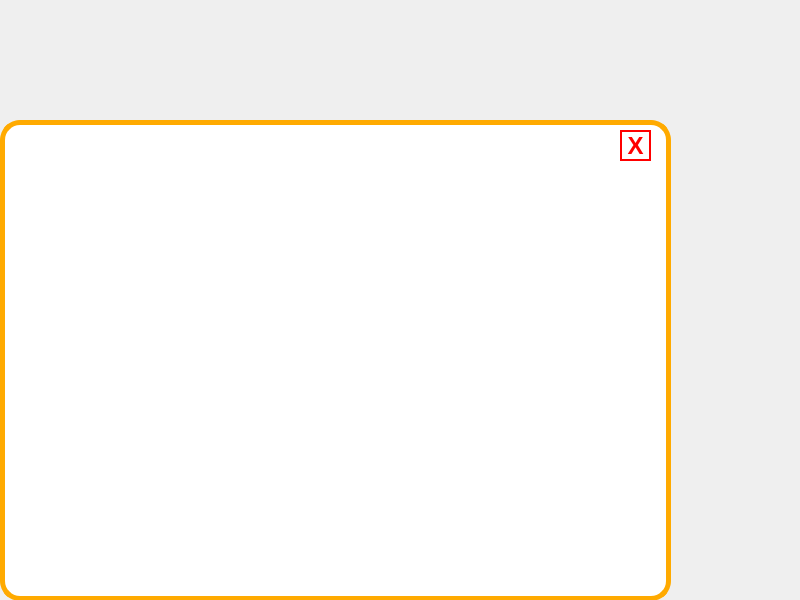
<?xml version="1.0" encoding="UTF-8"?>
<ui version="4.0">
 <class>GiaiBaiTap</class>
 <widget class="QDialog" name="GiaiBaiTap">
  <property name="geometry">
   <rect>
    <x>0</x>
    <y>0</y>
    <width>800</width>
    <height>600</height>
   </rect>
  </property>
  <property name="font">
   <font>
    <pointsize>10</pointsize>
   </font>
  </property>
  <property name="windowTitle">
   <string>Dialog</string>
  </property>
  <widget class="QTextBrowser" name="textBrowser">
   <property name="geometry">
    <rect>
     <x>0</x>
     <y>120</y>
     <width>671</width>
     <height>481</height>
    </rect>
   </property>
   <property name="font">
    <font>
     <family>Bree Serif</family>
     <pointsize>12</pointsize>
    </font>
   </property>
   <property name="styleSheet">
    <string notr="true">QTextBrowser {
border: 5px solid gray;
border-radius: 20px;
background: white;
border-color: rgb(255, 170, 0)
}</string>
   </property>
  </widget>
  <widget class="QPushButton" name="Back">
   <property name="geometry">
    <rect>
     <x>620</x>
     <y>130</y>
     <width>31</width>
     <height>31</height>
    </rect>
   </property>
   <property name="font">
    <font>
     <family>Arial</family>
     <pointsize>18</pointsize>
     <weight>75</weight>
     <bold>true</bold>
    </font>
   </property>
   <property name="cursor">
    <cursorShape>PointingHandCursor</cursorShape>
   </property>
   <property name="styleSheet">
    <string notr="true">color: rgb(255, 0, 0);
border-width:2px;
border-style: solid;
border-color:rgb(255, 0, 0)</string>
   </property>
   <property name="text">
    <string>X</string>
   </property>
   <property name="flat">
    <bool>true</bool>
   </property>
  </widget>
  <widget class="QWidget" name="layoutWidget">
   <property name="geometry">
    <rect>
     <x>0</x>
     <y>0</y>
     <width>2</width>
     <height>2</height>
    </rect>
   </property>
   <layout class="QFormLayout" name="formLayout"/>
  </widget>
  <widget class="QPushButton" name="pushButton">
   <property name="geometry">
    <rect>
     <x>10</x>
     <y>210</y>
     <width>332</width>
     <height>61</height>
    </rect>
   </property>
   <property name="font">
    <font>
     <family>iCiel Crocante</family>
     <pointsize>13</pointsize>
     <weight>50</weight>
     <bold>false</bold>
    </font>
   </property>
   <property name="cursor">
    <cursorShape>PointingHandCursor</cursorShape>
   </property>
   <property name="styleSheet">
    <string notr="true">QPushButton {
color: rgb(255, 255, 255);
   border-radius:10px;
    border-style: inset;
    border-color:dark;
	background-color: rgb(0, 0, 0,70%);
}</string>
   </property>
   <property name="text">
    <string>BÀI TẬP VÀ THỰC HÀNH 1 (34/SGK )</string>
   </property>
   <property name="flat">
    <bool>true</bool>
   </property>
  </widget>
  <widget class="QPushButton" name="pushButton_3">
   <property name="geometry">
    <rect>
     <x>10</x>
     <y>380</y>
     <width>332</width>
     <height>61</height>
    </rect>
   </property>
   <property name="font">
    <font>
     <family>iCiel Crocante</family>
     <pointsize>13</pointsize>
     <weight>50</weight>
     <bold>false</bold>
    </font>
   </property>
   <property name="cursor">
    <cursorShape>PointingHandCursor</cursorShape>
   </property>
   <property name="styleSheet">
    <string notr="true">QPushButton {
color: rgb(255, 255, 255);
   border-radius:10px;
    border-style: inset;
    border-color:dark;
	background-color: rgb(0, 0, 0,70%);
}</string>
   </property>
   <property name="text">
    <string>BÀI TẬP VÀ THỰC HÀNH 3 (63/SGK)</string>
   </property>
   <property name="flat">
    <bool>true</bool>
   </property>
  </widget>
  <widget class="QPushButton" name="pushButton_7">
   <property name="geometry">
    <rect>
     <x>370</x>
     <y>380</y>
     <width>291</width>
     <height>61</height>
    </rect>
   </property>
   <property name="font">
    <font>
     <family>iCiel Crocante</family>
     <pointsize>13</pointsize>
     <weight>50</weight>
     <bold>false</bold>
    </font>
   </property>
   <property name="cursor">
    <cursorShape>PointingHandCursor</cursorShape>
   </property>
   <property name="styleSheet">
    <string notr="true">QPushButton {
color: rgb(255, 255, 255);
   border-radius:10px;
    border-style: inset;
    border-color:dark;
	background-color: rgb(0, 0, 0,70%);
}</string>
   </property>
   <property name="text">
    <string>BÀI TẬP VÀ THỰC HÀNH 7  (105/SGK)</string>
   </property>
   <property name="flat">
    <bool>true</bool>
   </property>
  </widget>
  <widget class="QPushButton" name="pushButton_8">
   <property name="geometry">
    <rect>
     <x>360</x>
     <y>460</y>
     <width>301</width>
     <height>61</height>
    </rect>
   </property>
   <property name="font">
    <font>
     <family>iCiel Crocante</family>
     <pointsize>13</pointsize>
     <weight>50</weight>
     <bold>false</bold>
    </font>
   </property>
   <property name="cursor">
    <cursorShape>PointingHandCursor</cursorShape>
   </property>
   <property name="styleSheet">
    <string notr="true">QPushButton {
color: rgb(255, 255, 255);
   border-radius:10px;
    border-style: inset;
    border-color:dark;
	background-color: rgb(0, 0, 0,70%);
}</string>
   </property>
   <property name="text">
    <string>BÀI TẬP VÀ THỰC HÀNH 8 (115/SGK)</string>
   </property>
   <property name="flat">
    <bool>true</bool>
   </property>
  </widget>
  <widget class="QPushButton" name="pushButton_4">
   <property name="geometry">
    <rect>
     <x>10</x>
     <y>460</y>
     <width>332</width>
     <height>61</height>
    </rect>
   </property>
   <property name="font">
    <font>
     <family>iCiel Crocante</family>
     <pointsize>13</pointsize>
     <weight>50</weight>
     <bold>false</bold>
    </font>
   </property>
   <property name="cursor">
    <cursorShape>PointingHandCursor</cursorShape>
   </property>
   <property name="styleSheet">
    <string notr="true">QPushButton {
color: rgb(255, 255, 255);
   border-radius:10px;
    border-style: inset;
    border-color:dark;
	background-color: rgb(0, 0, 0,70%);
}</string>
   </property>
   <property name="text">
    <string>BÀI TẬP VÀ THỰC HÀNH 4 (65/SGK)</string>
   </property>
   <property name="flat">
    <bool>true</bool>
   </property>
  </widget>
  <widget class="QPushButton" name="pushButton_5">
   <property name="geometry">
    <rect>
     <x>370</x>
     <y>210</y>
     <width>291</width>
     <height>61</height>
    </rect>
   </property>
   <property name="font">
    <font>
     <family>iCiel Crocante</family>
     <pointsize>13</pointsize>
     <weight>50</weight>
     <bold>false</bold>
    </font>
   </property>
   <property name="cursor">
    <cursorShape>PointingHandCursor</cursorShape>
   </property>
   <property name="styleSheet">
    <string notr="true">QPushButton {
color: rgb(255, 255, 255);
   border-radius:10px;
    border-style: inset;
    border-color:dark;
	background-color: rgb(0, 0, 0,70%);
}</string>
   </property>
   <property name="text">
    <string>BÀI TẬP VÀ THỰC HÀNH 5 (73/SGK)</string>
   </property>
   <property name="flat">
    <bool>true</bool>
   </property>
  </widget>
  <widget class="QPushButton" name="pushButton_6">
   <property name="geometry">
    <rect>
     <x>370</x>
     <y>300</y>
     <width>291</width>
     <height>61</height>
    </rect>
   </property>
   <property name="font">
    <font>
     <family>iCiel Crocante</family>
     <pointsize>13</pointsize>
     <weight>50</weight>
     <bold>false</bold>
    </font>
   </property>
   <property name="cursor">
    <cursorShape>PointingHandCursor</cursorShape>
   </property>
   <property name="styleSheet">
    <string notr="true">QPushButton {
color: rgb(255, 255, 255);
   border-radius:10px;
    border-style: inset;
    border-color:dark;
	background-color: rgb(0, 0, 0,70%);
}</string>
   </property>
   <property name="text">
    <string>BÀI TẬP VÀ THỰC HÀNH 6 (103/SGK)</string>
   </property>
   <property name="flat">
    <bool>true</bool>
   </property>
  </widget>
  <widget class="QPushButton" name="pushButton_2">
   <property name="geometry">
    <rect>
     <x>10</x>
     <y>300</y>
     <width>332</width>
     <height>61</height>
    </rect>
   </property>
   <property name="font">
    <font>
     <family>iCiel Crocante</family>
     <pointsize>13</pointsize>
     <weight>50</weight>
     <bold>false</bold>
    </font>
   </property>
   <property name="cursor">
    <cursorShape>PointingHandCursor</cursorShape>
   </property>
   <property name="styleSheet">
    <string notr="true">QPushButton {
color: rgb(255, 255, 255);
   border-radius:10px;
    border-style: inset;
    border-color:dark;
	background-color: rgb(0, 0, 0,70%);
}</string>
   </property>
   <property name="text">
    <string>BÀI TẬP VÀ THỰC HÀNH 2 (49/SGK)</string>
   </property>
   <property name="flat">
    <bool>true</bool>
   </property>
  </widget>
  <zorder>layoutWidget</zorder>
  <zorder>pushButton_4</zorder>
  <zorder>pushButton</zorder>
  <zorder>pushButton_3</zorder>
  <zorder>pushButton_8</zorder>
  <zorder>pushButton_5</zorder>
  <zorder>pushButton_6</zorder>
  <zorder>pushButton_7</zorder>
  <zorder>pushButton_2</zorder>
  <zorder>textBrowser</zorder>
  <zorder>Back</zorder>
 </widget>
 <resources/>
 <connections/>
</ui>
